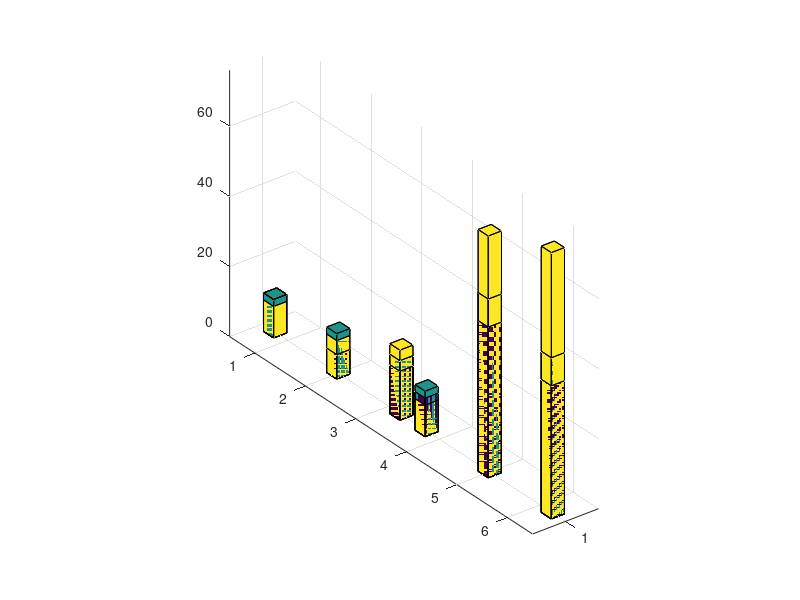

Reproduce this figure in MATLAB. (Note: this script raises an error after producing the figure.)
a=[11;7;14;11;43;38];
b=[11;13;17;13;51;46];
c=[9;11;20;9;69;76];
y1=[a b c];
%at x=2
d=[38;61;75;38;28;33];
e=[46;132;135;88;36;51];
f=[76;186;180;115;85;72];
y2=[d e f];
figure(1); 
hold on;
%First x value
xval = 1; 
h = bar3(y1,'grouped');
Xdat = get(h,'Xdata');
for ii=1:length(Xdat)
    Xdat{ii}=Xdat{ii}+(xval-1)*ones(size(Xdat{ii}));
    set(h(ii),'XData',Xdat{ii});
end
%Second x value
xval = 2;
h = bar3(y2,'grouped');
Xdat = get(h,'Xdata');
for ii=1:length(Xdat)
    Xdat{ii}=Xdat{ii}+(xval-1)*ones(size(Xdat{ii}));
    set(h(ii),'XData',Xdat{ii});
end
xlim([0 3]);
view(3);
title('Grouped Style')
xlabel('x');
ylabel('y');
zlabel('z');